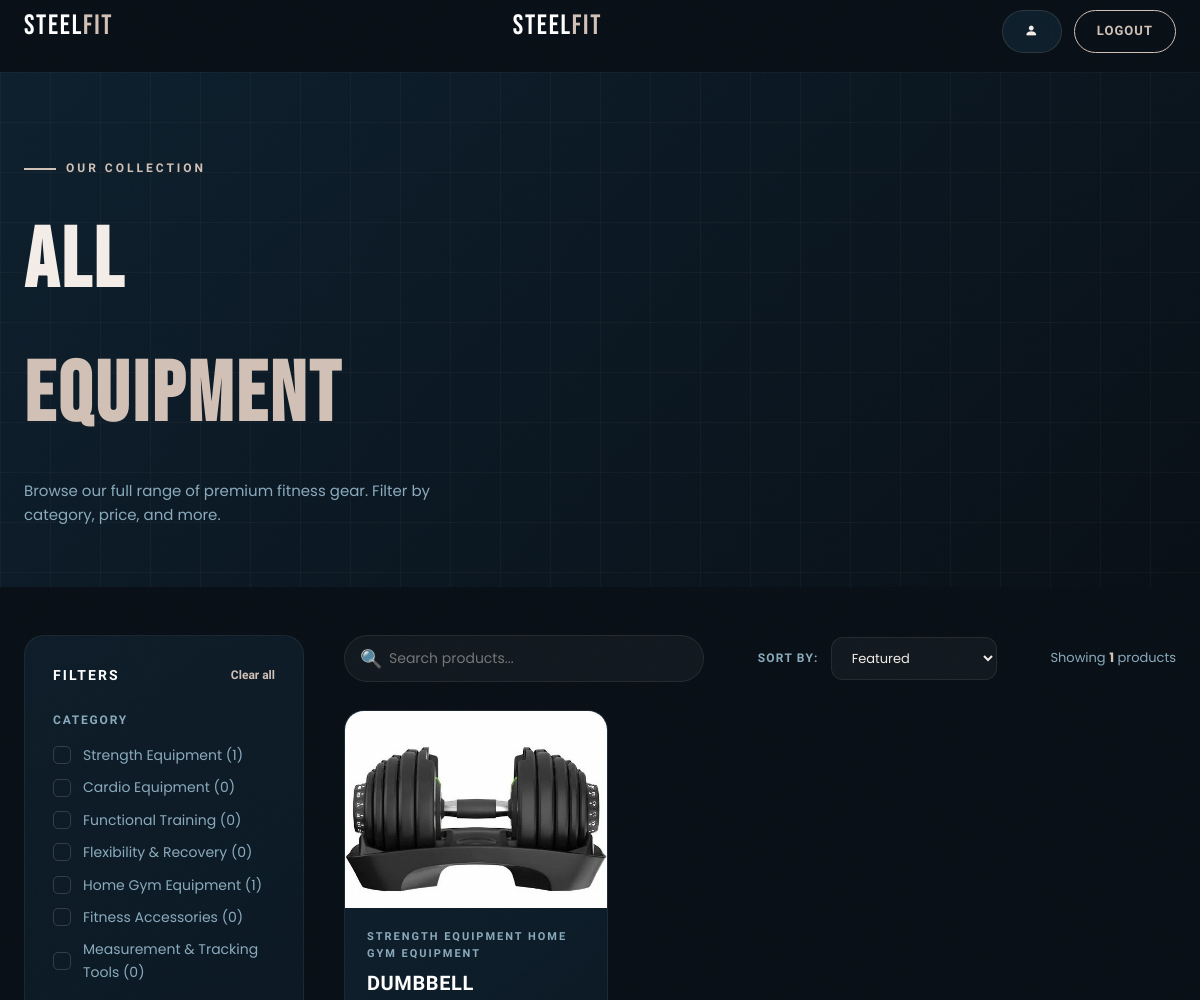
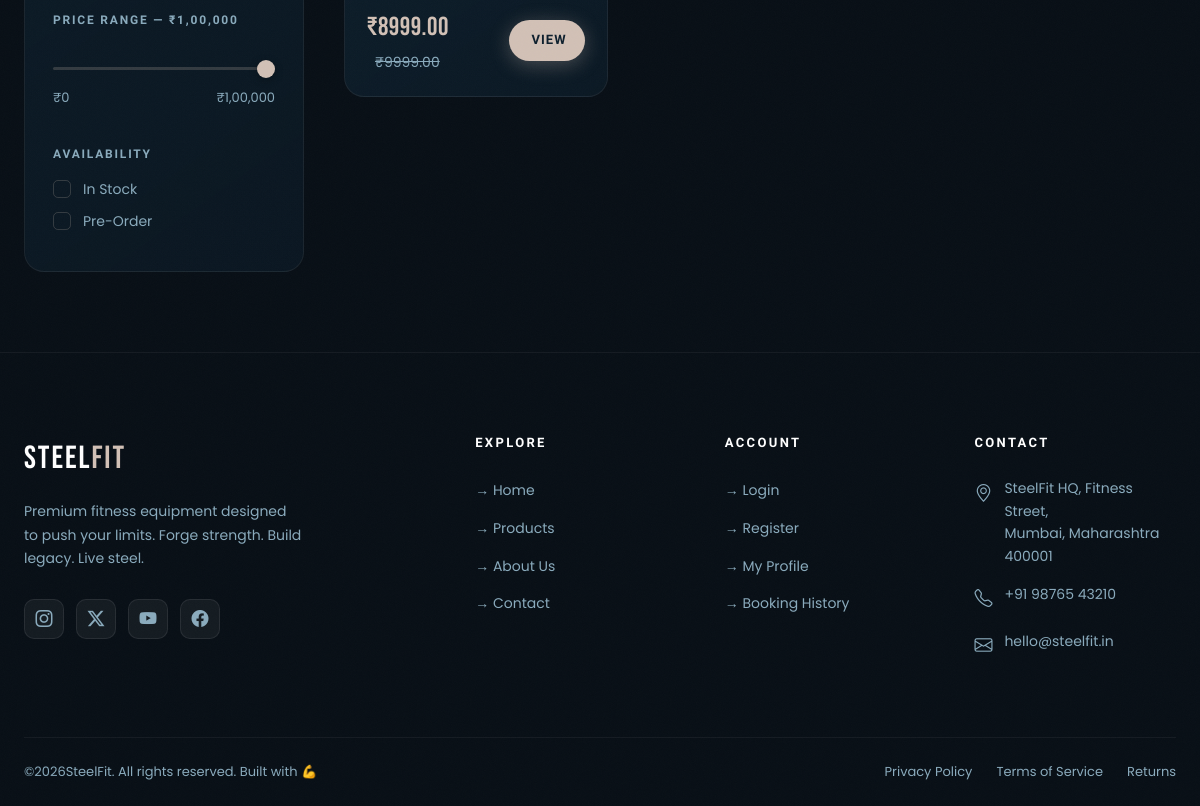
The app's page /product/ with its own data (2 pictures, top to bottom).
### products/models.py (models this page shows, shortened)
class Categories(models.Model):
    name = models.CharField(max_length=50, unique=True)

class Products(models.Model):
    name = models.CharField(max_length=50)
    category = models.ManyToManyField(Categories, related_name='products', db_table='product_categories')
    image= models.ImageField(upload_to='product/cover_image/')
    description = models.TextField()
    original_price=models.DecimalField(max_digits=10,decimal_places=2)
    discount_price=models.DecimalField(max_digits=10,decimal_places=2)
    material=models.CharField(max_length=30)
    warranty=models.CharField(max_length=20)
    is_in_stock=models.BooleanField(default=True)
    created_at = models.DateTimeField(auto_now_add=True)
    class Meta:
        db_table = "products"
        ordering = ['-created_at']

### products/views.py (the view)
# urls.py: path('',views.products, name='products'),
def products(request):
    products = models.Products.objects.prefetch_related('category','images')
    categories = models.Categories.objects.annotate(
        count=Count('products')   # 🔥 count products in each category
    )
    return render(request,'products/products.html',{'products':products,'categories':categories})

### products/templates/products/products.html (shortened to what this page needs)
{% extends "baseLayout.html" %}
{% block content %}
<div class="products-page">
  <div class="products-page__hero">
    <div class="container">
      <div class="section-label" style="position:relative;z-index:2;">Our Collection</div>
      <h1 class="products-page__title">
        ALL<br><span class="text-accent">EQUIPMENT</span>
      </h1>
      <p style="color:var(--text-muted);font-size:15px;max-width:480px;margin-top:16px;position:relative;z-index:2;">
        Browse our full range of premium fitness gear. Filter by category, price, and more.
      </p>
    </div>
  </div>
  <div class="products-page__body">
    <div class="container">
      <div class="products-layout">
        <aside class="filters-sidebar" aria-label="Product filters">
          <div class="filters-card">
            <div class="filters-title">
              Filters
              <span class="filters-clear" role="button" tabindex="0">Clear all</span>
            </div>
            <div class="filter-group">
              <div class="filter-group__title">Category</div>
              {% for cat in categories %}
              <label class="filter-checkbox">
                <span class="filter-checkbox__box"></span>
                {{ cat.name }} ({{ cat.count }})
              </label>
              {% endfor %}
            </div>
            <div class="filter-group">
              <div class="filter-group__title">
                Price Range — <span id="priceDisplay">₹1,00,000</span>
              </div>
              <div class="price-range">
                <input type="range" id="priceRange" min="0" max="100000" value="100000" step="500" aria-label="Max price" />
                <div class="price-range__labels">
                  <span>₹0</span>
                  <span>₹1,00,000</span>
                </div>
              </div>
            </div>
            <div class="filter-group">
              <div class="filter-group__title">Availability</div>
              <label class="filter-checkbox">
                <span class="filter-checkbox__box"></span>
                In Stock
              </label>
              <label class="filter-checkbox">
                <span class="filter-checkbox__box"></span>
                Pre-Order
              </label>
            </div>
          </div>
        </aside>
        <div class="products-main">
          <div class="products-bar">
            <div class="products-search">
              <span class="products-search__icon" aria-hidden="true">🔍</span>
              <input
                type="search"
                id="productSearch"
                placeholder="Search products..."
                aria-label="Search products"
              />
            </div>
            <div class="products-sort">
              <label for="productSort">Sort by:</label>
              <select id="productSort" aria-label="Sort products">
                <option value="default">Featured</option>
              </select>
            </div>
            <div class="products-count">
              Showing <span id="productCount">{{ products.count|default:"12" }}</span> products
            </div>
          </div>
          <div class="products-listing-grid" id="productsGrid">
            {% for product in products %}
            <article
              class="product-card"
              data-name="{{ product.name|lower }}"
              data-category="{% for cat in product.category.all %}{{ cat.slug }}{% if not forloop.last %},{% endif %}{% endfor %}"
              data-price="{{ product.discount_price }}"
            >
              <div class="product-card__image">
                {% if product.image %}
                  <img class="product-card__image-inner" src="{{ product.image.url }}" alt="{{ product.name }}" loading="lazy" />
                {% else %}
                  <div class="product-card__image-placeholder">🏋️</div>
                {% endif %}
              </div>
              <div class="product-card__body">
                <div class="product-card__category">
                  {% for cat in product.category.all %}
                      {{cat.name}}
                  {% endfor %}
                </div>
                <h2 class="product-card__name">{{ product.name }}</h2>
                <div class="product-card__footer">
                  <div>
                    <span class="product-card__price">₹{{ product.discount_price }}</span>
                    {% if product.original_price %}
                      <span class="product-card__price-original">₹{{ product.original_price }}</span>
                    {% endif %}
                  </div>
                  <a href="{% url "product_detail" product.id %}" class="btn btn--primary btn--sm">View</a>
                </div>
              </div>
            </article>
            {% endfor %}
          </div>
        </div>
      </div>
    </div>
  </div>
</div>
{% endblock %}

### records on screen
Categories: name "Strength Equipment", count "1", name "STRENGTH EQUIPMENT"
Categories: name "Cardio Equipment", count "0"
Categories: name "Functional Training", count "0"
Categories: name "Flexibility & Recovery", count "0"
Categories: name "Home Gym Equipment", count "1", name "HOME GYM EQUIPMENT"
Categories: name "Fitness Accessories", count "0"
Categories: name "Measurement & Tracking Tools", count "0"
Products: image (picture), name "DUMBBELL", discount_price "8999.00", original_price "9999.00"

### other values on screen
{{ products.count|default:"12" }} "1"
